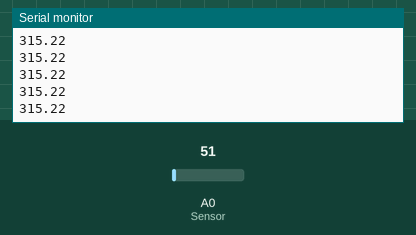
The sketch below on a simulated Arduino Uno, built with avr-gcc and run on an emulated ATmega328P. Shown: the last lines printed to the serial monitor. Inputs (shaded band) come from the test bench; at power-on: A0 (Sensor) = 51.

Above: at 1.2 s.
1.3 s: A0 (Sensor) set to 61
At 1.32 s:
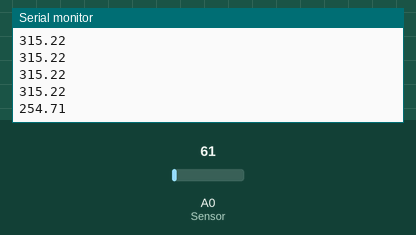
2.8 s: A0 (Sensor) set to 71
At 2.83 s:
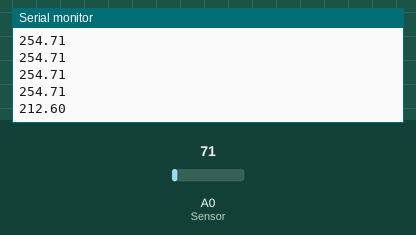
Timing chart, 0 to 5.8 s (numbered marks = the images above; inputs shaded):
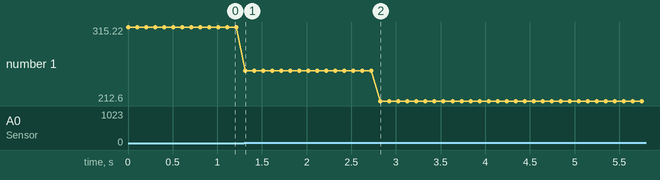

The sketch:

ex12_PSD_raw.ino
```cpp
// PSD 예제 : https://www.devicemart.co.kr/goods/view?no=1280438
// 시리얼 플로터 활용

//#include// LCD I2C 헤더파일 호출
//LiquidCrystal_I2C lcd(0x27,16,2); // set the LCD address to 0x27 for a 16 chars and 2 line display
char Sensor = A0; //A0에 센서연결
int SensorValue; //센서 ADC값 저장 변수
//int lcd_pos;
//byte i;
#define VOLTS_PER_UNIT .0049F // (.0049 for 10 bit A-D)
float volts;
//float inches;
float cm;

void setup() // 초기화
{
//  lcd.init(); // LCD 출력준비
//  lcd.backlight(); //LCD 백라이트 ON
//  lcd.setCursor(4, 0); //쓰기 좌표 1번줄에 4번칸
//  lcd.print("PSD"); // LCD에 LM35DZ 출력
//  lcd.setCursor(0, 1); //쓰기 좌표 2번줄에 0번칸
//  lcd.print("VALUE"); //LCD에 TEMP: 출력
  Serial.begin(9600);//시리얼통신 속도설정
}

void loop() // 무한루프
{
  SensorValue = analogRead(Sensor); // 센서저장변수에 아날로그값을 저장
  volts = (float)SensorValue * VOLTS_PER_UNIT; // 아날로그값을 volt 단위로 변환
//  inches = 23.897 * pow(volts,-1.1907); // 측정전압에 따른 inch단위 거리 계산
  cm = 60.495 * pow(volts,-1.1904); // 측정전압에 따른 cm단위 거리 계산
//  if (volts < .2) inches = -1.0; // 측정범위 미만일때
//  if(cm>=99){
//    lcd.setCursor(6, 1); //쓰기 좌표 1번줄에 4번칸
//    lcd.print((int)cm, DEC); // LCD에 거리값 출력
//  }
//
//  else{
//    lcd.setCursor(6, 1); //쓰기 좌표 1번줄에 4번칸
//    lcd.print(" ");
//    lcd.print((int)cm, DEC); // LCD에 거리값 출력
//  }
  Serial.println(cm);
//  lcd.setCursor(9, 1); //쓰기 좌표 1번줄에 4번칸
//  lcd.print("cm ");
  delay(100); //2초간 지연
}
```

Measured:
- after the input at 1.3 s, the serial monitor: prints a new line at once (image 1)
- after the input at 2.8 s, the serial monitor: prints a new line at once (image 2)
- plotted number 1: 315.22 → 254.71 after the input at 1.3 s, 254.71 → 212.6 after the input at 2.8 s
